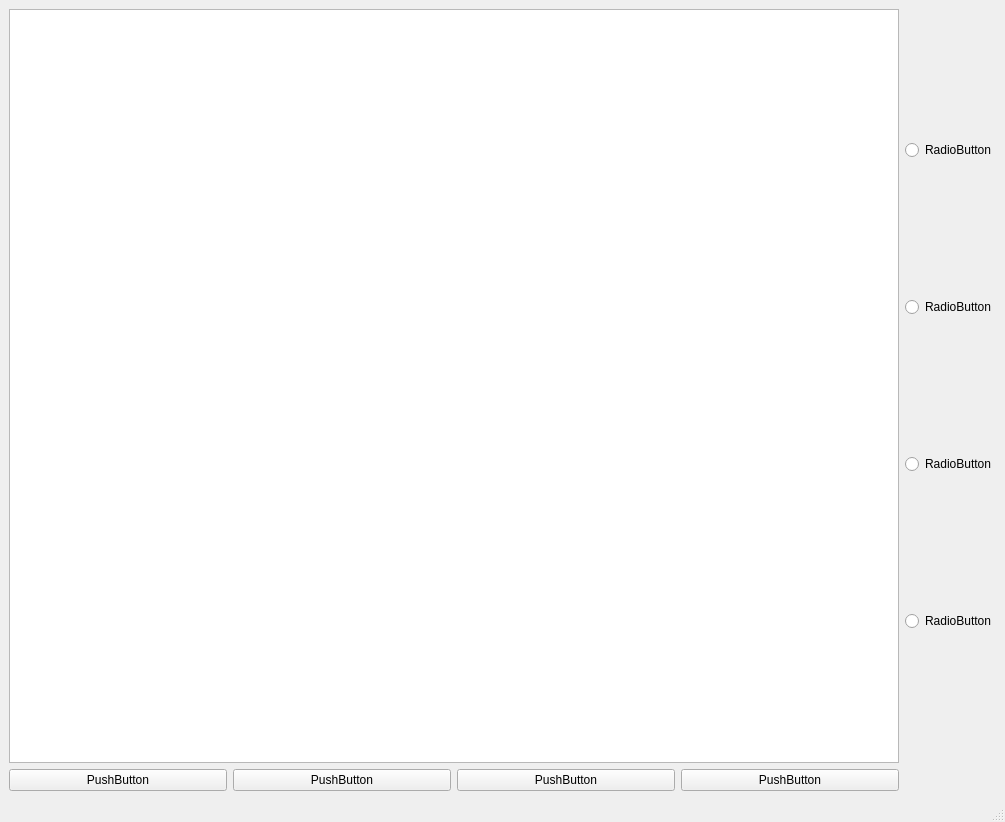
<?xml version="1.0" encoding="UTF-8"?>
<ui version="4.0">
 <class>MainWindow</class>
 <widget class="QMainWindow" name="MainWindow">
  <property name="geometry">
   <rect>
    <x>0</x>
    <y>0</y>
    <width>1005</width>
    <height>822</height>
   </rect>
  </property>
  <property name="windowTitle">
   <string>MainWindow</string>
  </property>
  <widget class="QWidget" name="centralwidget">
   <layout class="QGridLayout" name="gridLayout">
    <item row="0" column="0">
     <widget class="QGraphicsView" name="graphicsView"/>
    </item>
    <item row="2" column="0">
     <layout class="QHBoxLayout" name="horizontalLayout">
      <item>
       <widget class="QPushButton" name="pushButton">
        <property name="text">
         <string>PushButton</string>
        </property>
       </widget>
      </item>
      <item>
       <widget class="QPushButton" name="pushButton_2">
        <property name="text">
         <string>PushButton</string>
        </property>
       </widget>
      </item>
      <item>
       <widget class="QPushButton" name="pushButton_3">
        <property name="text">
         <string>PushButton</string>
        </property>
       </widget>
      </item>
      <item>
       <widget class="QPushButton" name="pushButton_4">
        <property name="text">
         <string>PushButton</string>
        </property>
       </widget>
      </item>
     </layout>
    </item>
    <item row="0" column="1">
     <layout class="QVBoxLayout" name="verticalLayout">
      <item>
       <widget class="QRadioButton" name="radioButton">
        <property name="text">
         <string>RadioButton</string>
        </property>
       </widget>
      </item>
      <item>
       <widget class="QRadioButton" name="radioButton_2">
        <property name="text">
         <string>RadioButton</string>
        </property>
       </widget>
      </item>
      <item>
       <widget class="QRadioButton" name="radioButton_3">
        <property name="text">
         <string>RadioButton</string>
        </property>
       </widget>
      </item>
      <item>
       <widget class="QRadioButton" name="radioButton_4">
        <property name="text">
         <string>RadioButton</string>
        </property>
       </widget>
      </item>
     </layout>
    </item>
   </layout>
  </widget>
  <widget class="QMenuBar" name="menubar">
   <property name="geometry">
    <rect>
     <x>0</x>
     <y>0</y>
     <width>1005</width>
     <height>31</height>
    </rect>
   </property>
  </widget>
  <widget class="QStatusBar" name="statusbar"/>
 </widget>
 <resources/>
 <connections/>
</ui>
